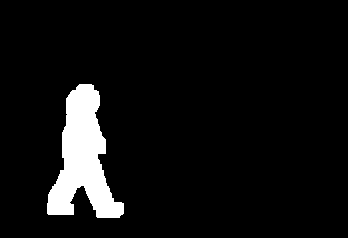
#> input picture Gait/bulky.png, 348 x 238 px, found by its file name
$ python erosion.py
#> lines starting #> are read from the running program, lines starting #| are printed output that depends on the picture; after the words box and inside, x2 and y2 are one past the last pixel; in counts of white or black regions, pixels touching at a corner belong together
import cv2
import numpy as np

import os
import glob

# from samba.dcerpc.epmapper.__init__.epm_rhs_osi_clns import epm_rhs_osi_clns
# from skimage.morphology.grey import dilation

train_path = "/home/gaurav/PycharmProjects/Gait/bulky.png"


#
# train_files = sorted(glob.glob(os.path.join(train_path , "*")))
# for filename in (train_files):
#

img = cv2.imread(train_path,0)
#> img: shape (238, 348); 6.5% white; 1 white region, box (x1, y1, x2, y2) and area: (47, 84, 124, 218) 5362
kernel = np.ones((5,5),np.uint8)
erosion = cv2.erode(img,  kernel, iterations = 3)
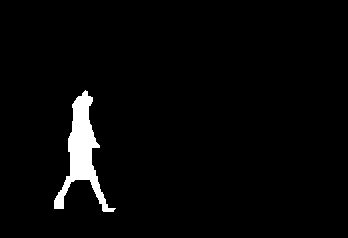
#> erosion: shape (238, 348); 2.9% white; 1 white region, box (x1, y1, x2, y2) and area: (54, 90, 116, 212) 2392

# [4 lines of commented-out code are left out]
cv2.imshow('Original',img)
cv2.imshow('Removed Bulky Clothing',erosion)
cv2.waitKey()

$ run again, with Gait/ff.png copied over Gait/bulky.png
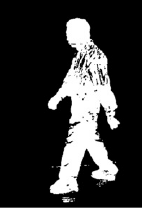
#> input picture Gait/ff.png, 142 x 208 px, found by its file name
#> img is the input picture: shape (208, 142); min 0, max 255, mean 50.9
#> `erosion = cv2.erode(img,  kernel, iterations = 3)`:
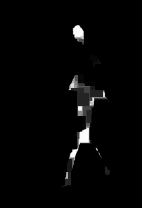
#> erosion: shape (208, 142); min 0, max 253, mean 5.1
